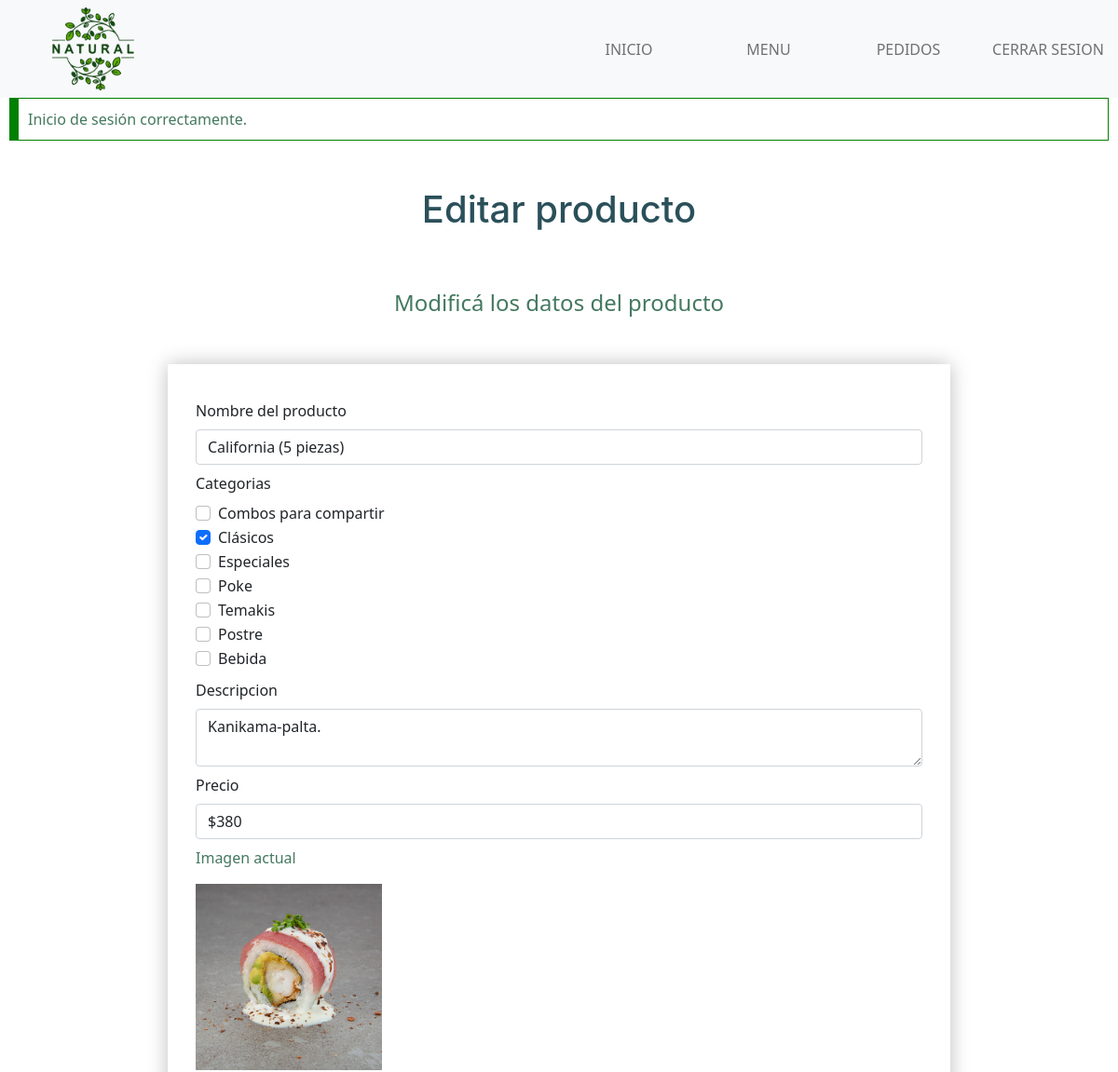
The page /sitio/admin/index.php?s=producto-editar&id=1 (signed in, upper part) on the database as committed earlier.
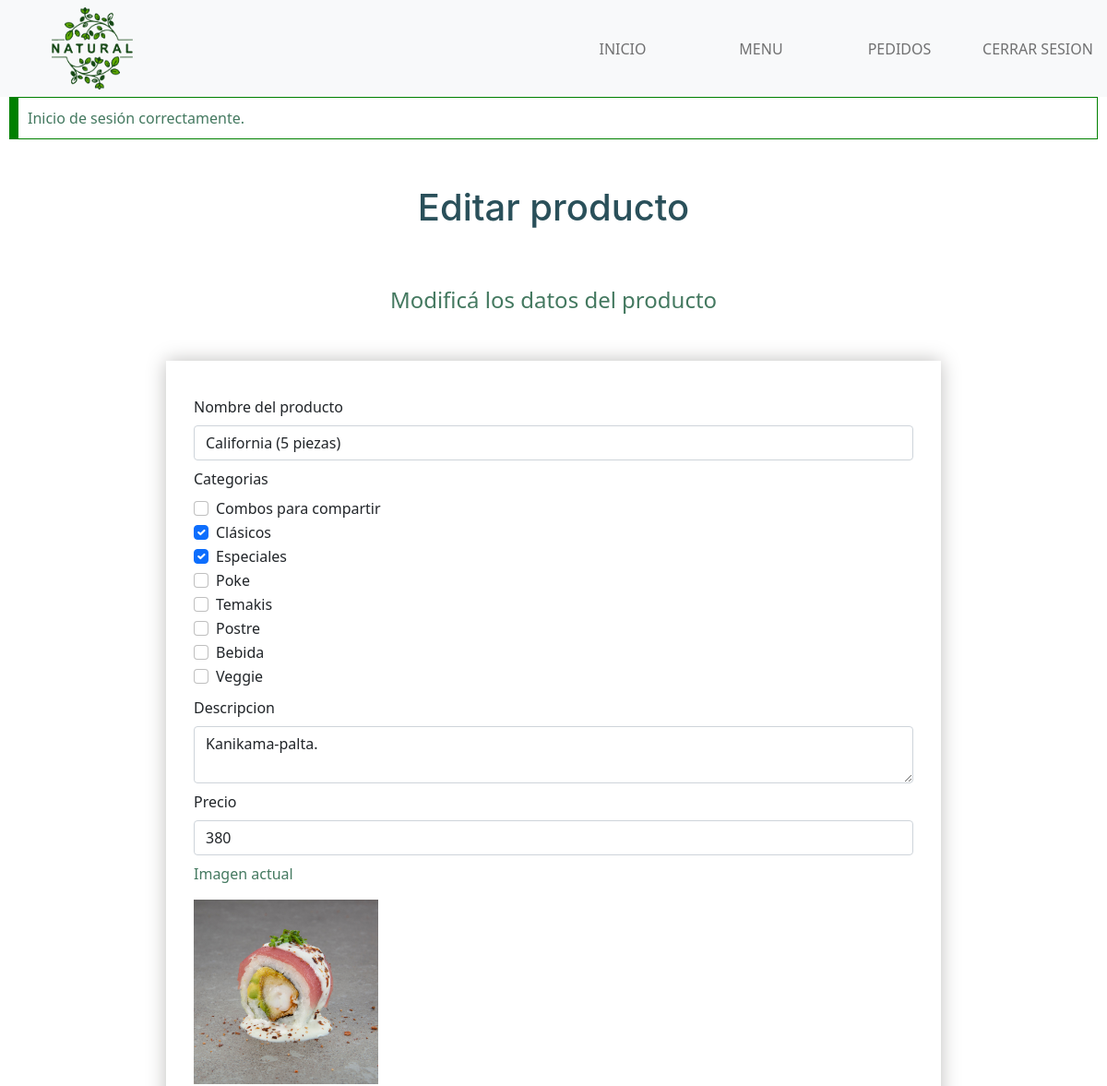
The same page on the database as committed later.
### tables this page shows
CREATE TABLE `categorias` (
  `categoria_id` smallint(5) UNSIGNED NOT NULL,
  `nombre` varchar(25) NOT NULL
);

CREATE TABLE `productos` (
  `producto_id` int(10) UNSIGNED NOT NULL,
  `usuario_id` int(10) UNSIGNED NOT NULL,
  `nombre` varchar(100) NOT NULL,
  `descripcion` text NOT NULL,
  `precio` varchar(100) NOT NULL,
  `categoria` varchar(25) NOT NULL,
  `imagen` varchar(255) NOT NULL,
  `imagen_descripcion` varchar(150) NOT NULL
);

### sitio/boostrap/autoload.php (called while the page is built, shortened)
<?php
spl_autoload_register(function ($classname){
    $filepath = __DIR__ . '/../clases/' . $classname . '.php';
});

### sitio/clases/ProductoRepository.php (called while the page is built, shortened)
<?php
require_once __DIR__ . '/Producto.php';
class ProductoRepository {
    private $db;
    public function __construct(PDO $db){
        $this->db = $db;
    }
    public function getByPk(int $id, bool $loadRelations = false): Producto {
        $query = "SELECT * FROM productos
                WHERE producto_id = ?";
        $stmt = $this->db->prepare($query);
        $stmt->execute([$id]);
        $stmt->setFetchMode(PDO::FETCH_CLASS, Producto::class);
        $producto = $stmt->fetch();
        if($loadRelations){
            $query = "SELECT categorias. *
                    FROM productos_has_categorias
                    INNER JOIN categorias
                        ON productos_has_categorias.categorias_categoria_id = categorias.categoria_id
                    WHERE productos_has_categorias.productos_producto_id = ?";
            $stmt = $this->db->prepare($query);
            $stmt->execute([$id]);
            $stmt->setFetchMode(PDO::FETCH_CLASS, Categoria::class);
            $producto->setCategorias($stmt->fetchAll());
        }
        return $producto;
    }
}

### sitio/clases/Producto.php (called while the page is built, shortened)
<?php
class Producto {
    protected $nombre;
    protected $descripcion;
    protected $precio;
    protected $categorias = [];
    protected $imagen;
    protected $imagen_descripcion;
    public function getNombre() {
        return $this->nombre;
    }
    public function getDescripcion() {
        return $this->descripcion;
    }
    public function getPrecio() {
        return $this->precio;
    }
    public function getCategorias() {
        return $this->categorias;
    }
    public function setCategorias($categorias) {
        $this->categorias = $categorias;
    }
    public function getImagen() {
        return $this->imagen;
    }
    public function getImagenDescripcion() {
        return $this->imagen_descripcion;
    }
}

### sitio/clases/Categoria.php (called while the page is built, shortened)
<?php
class Categoria {
    protected $categoria_id;
    protected $nombre;
    public function getCategoriaId(): int {
        return $this->categoria_id;
    }
    public function getNombre(): string {
        return $this->nombre;
    }
}

### sitio/clases/CategoriaRepository.php (called while the page is built)
<?php
class CategoriaRepository {
    private $db;
    public function __construct(PDO $db){
        $this->db = $db;
    }
    public function all(): array {
        $query = "SELECT * FROM categorias";
        $stmt = $this->db->prepare($query);
        $stmt->execute();
        $stmt->setFetchMode(PDO::FETCH_CLASS, Categoria::class);
        return $stmt->fetchAll();
    }
}

### sitio/admin/secciones/producto-editar.php (the view, shortened to what the changed rows need)
<?php
    $categoriaRepo = new CategoriaRepository($db);
    $categorias = $categoriaRepo->all();
    $errores = $_SESSION['errores'] ?? [];
    $oldData = $_SESSION['oldData'] ?? [];
    if(count($oldData) === 0) {
        $id = (int) $_GET['id'];
        $repo = new ProductoRepository($db);
        $producto = $repo->getByPk($id, true);
        $categoriasProducto=[];
        foreach($producto->getCategorias() as $categoria) {
            $categoriasProducto[] = $categoria->getCategoriaId();
        };
        $oldData = [
            'nombre'                => $producto->getNombre(),
            'descripcion'           => $producto->getDescripcion(),
            'precio'                => $producto->getPrecio(),
            'imagen_actual'         => $producto->getImagen(),
            'imagen_descripcion'    => $producto->getImagenDescripcion(),
            'categorias'            => $categoriasProducto,
        ];
    };
?>
<section id="editar">
    <h1>Editar producto</h1>
    <p class="mensaje-pagina">Modificá los datos del producto</p>
    <form action="acciones/producto-editar.php" method="post" enctype="multipart/form-data">
        <div class="my-2">
            <label for="nombre" class="form-label">Nombre del producto</label>
            <input type="text" class="form-control" id="nombre" name="nombre" value="<?=$oldData['nombre'] ?? '';?>" <?=isset($errores['nombre'])? 'aria-describedby="error-nombre"':'';?>>
        </div>
        <fieldset class="my-2">
            <legend class="legend">Categorias</legend>
            <?php
            foreach($categorias as $categoria): ?>
            <label class="form-check">
                <input type="checkbox"
                name="categorias[]"
                class="form-check-input"
                value="<?= $categoria->getCategoriaId();?>"
                <?= in_array($categoria->getCategoriaId(), $oldData['categorias']) ? 'checked' :  null;?>
                >
                <?= $categoria->getNombre();?>
            </label>
            <?php
            endforeach;?>
        </fieldset>
        <div class="my-2">
            <label for="descripcion" class="form-label">Descripcion</label>
            <textarea id="descripcion" class="form-control" name="descripcion" <?=isset($errores['descripcion'])? 'aria-describedby="error-descripcion"':'';?>><?=$oldData['descripcion'] ?? '';?></textarea>
        </div>
        <div class="my-2">
            <label for="precio" class="form-label">Precio</label>
            <input type="text" class="form-control" id="precio" name="precio" value="<?=$oldData['precio'] ?? '';?>" <?=isset($errores['precio'])? 'aria-describedby="error-precio"':'';?>>
        </div>
        <div class="my-2">
            <p>Imagen actual</p>
            <img src="<?='./../img/' . $oldData['imagen_actual'];?>" alt="Previsualizacion de la imagen">
        </div>
    </form>
</section>

Rows that differ between the two databases and show on the page:
changed productos "California (5 piezas)": precio "$380" → "380"
computed for categorias "Especiales": categoria_id "☐" → "☑"
added categorias: nombre "Veggie"
